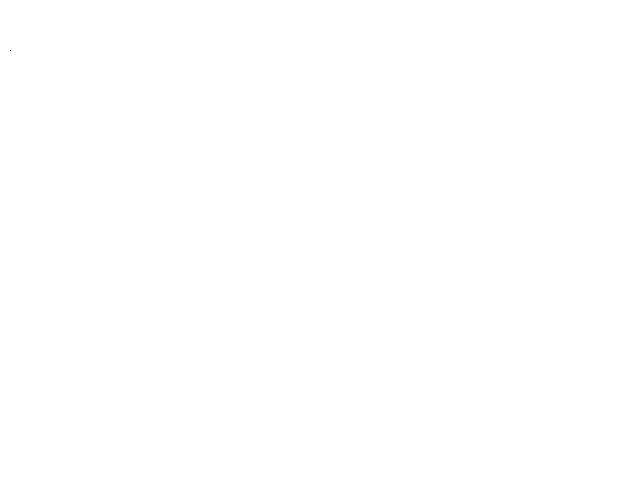
#> input picture piscine_python/essaie.png, 640 x 480 px
$ jupyter execute '05_Manipulation_image_01_Création d'"'"'images.ipynb'
#> lines starting #> are read from the running program, lines starting #| are printed output that depends on the picture; after the words box and inside, x2 and y2 are one past the last pixel; in counts of white or black regions, pixels touching at a corner belong together
[cell 1]
# exercice 1

from PIL import Image

im = Image.open("essaie.png")
#> im is the input picture: PIL image 640x480 RGB; values 0 (black) and 128 (white), 100% white; black in thin lines or dots, all inside (x1, y1, x2, y2) = (10, 50, 11, 51)

im.putpixel((10,50),(0,0,0))

im.show()
im.save("essaie.png","PNG")

[cell 2]
# exercice 2


from PIL import Image


im = Image.new("RGB",(800,600),"lightgrey")
#> im: PIL image 800x600 RGB; every value is 211
(l, h)= im.size
#> l = 800; h = 600
im.putpixel((200,100),(0,0,0))
#> im: PIL image 800x600 RGB; values 0 (black) and 211 (white), 100% white; black in thin lines or dots, all inside (x1, y1, x2, y2) = (200, 100, 201, 101)
im.putpixel((500,200),(0,0,0))
#> im: PIL image 800x600 RGB; values 0 (black) and 211 (white), 100% white; black in thin lines or dots, all inside (x1, y1, x2, y2) = (200, 100, 501, 201)
im.putpixel((600,500),(0,0,0))
#> im: PIL image 800x600 RGB; values 0 (black) and 211 (white), 100% white; black in thin lines or dots, all inside (x1, y1, x2, y2) = (200, 100, 601, 501)
im.putpixel((700,400),(0,0,0))
#> im: PIL image 800x600 RGB; values 0 (black) and 211 (white), 100% white; black in thin lines or dots, all inside (x1, y1, x2, y2) = (200, 100, 701, 501)
im.putpixel((500,100),(0,0,0))
for x in range(l):
    im.putpixel((x,250),(0,0,0))
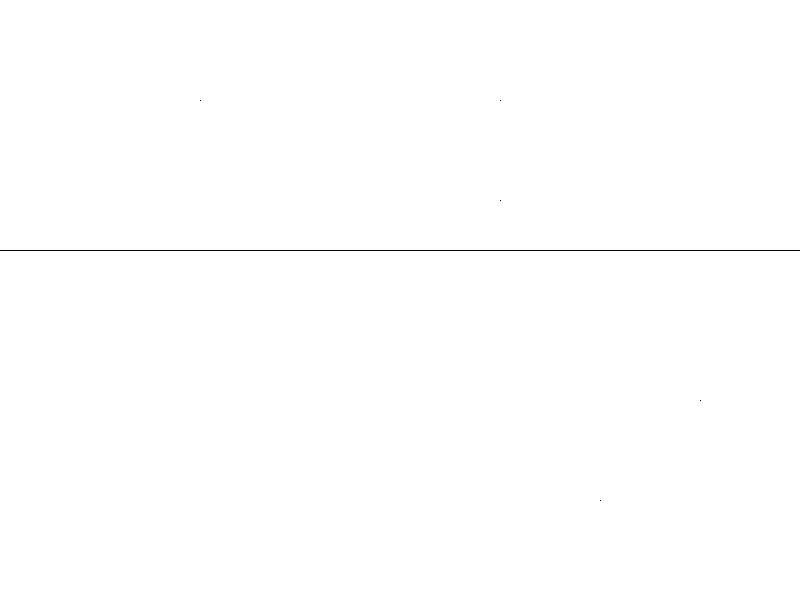
#> im: PIL image 800x600 RGB; values 0 (black) and 211 (white), 99.8% white; black in thin lines or dots, all inside (x1, y1, x2, y2) = (0, 100, 800, 501)
for y in range(h):
    im.putpixel((250,y),(0,0,0))
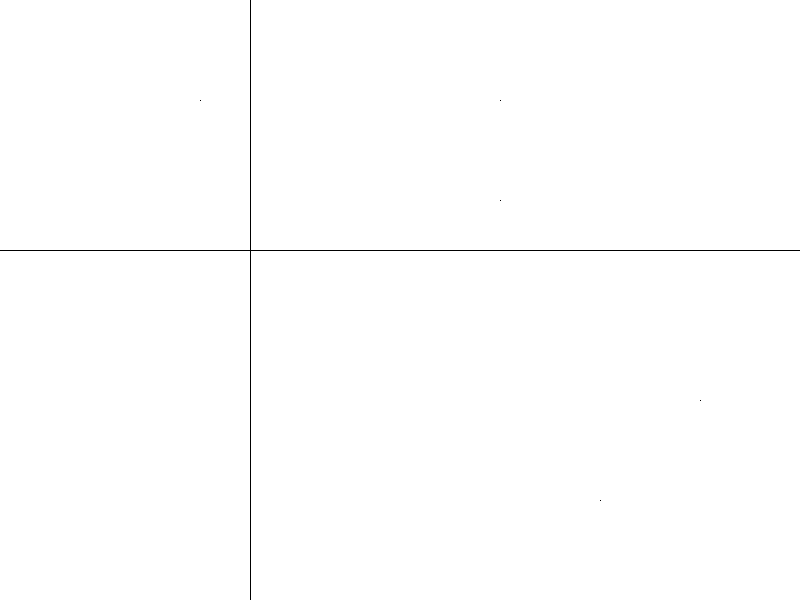
#> im: PIL image 800x600 RGB; values 0 (black) and 211 (white), 99.7% white; black in thin lines or dots
for y in range(0,h,60):
    for x in range(0,l):
        im.putpixel((x,y),(0,0,255))
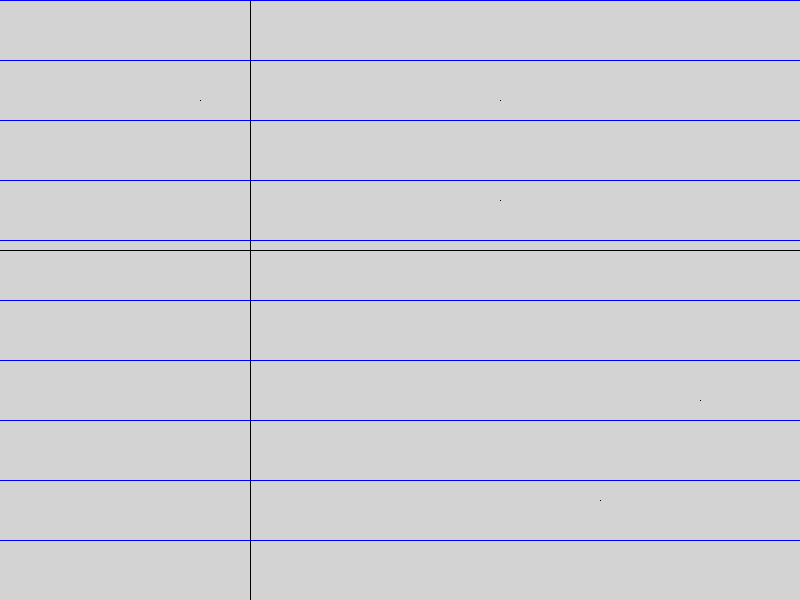
#> im: PIL image 800x600 RGB; mean R, G, B 206.9, 206.9, 211.1
for x in range(0,l,60):
    for y in range(0,h):
        im.putpixel((x,y),(0,255,0))
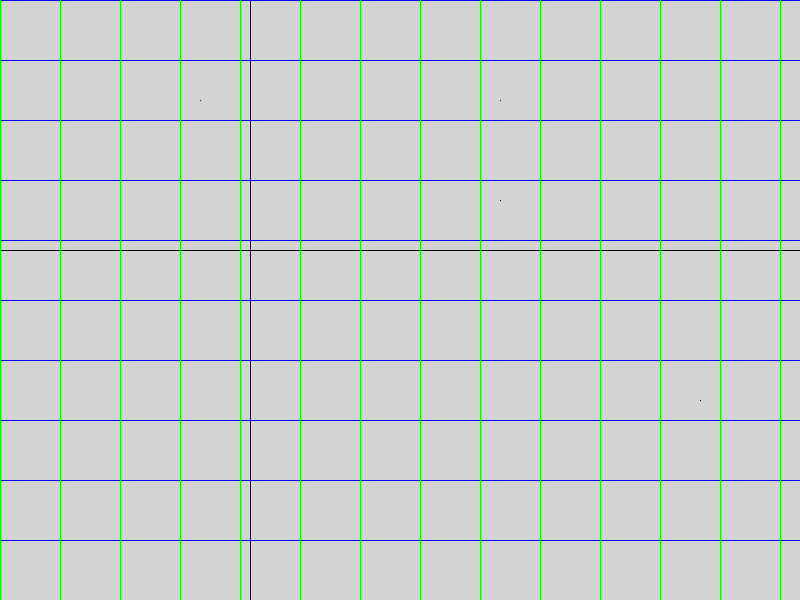
#> im: PIL image 800x600 RGB; mean R, G, B 203.2, 207.7, 207.4
for y in range(100,300):
    for x in range(500,700):
        im.putpixel((x,y),(255,255,0))
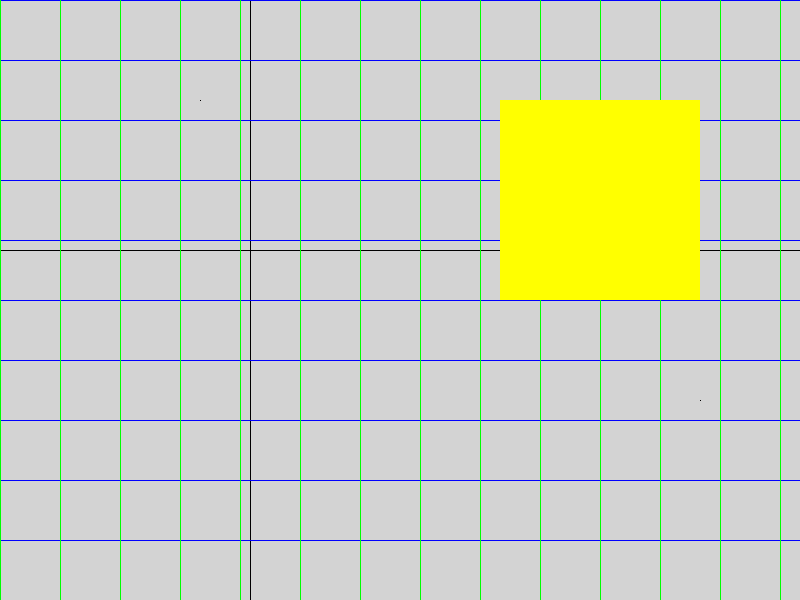
#> im: PIL image 800x600 RGB; mean R, G, B 207.5, 211.7, 190.1
for x in range(0,30):
     for y in range(0,30):
        for i in range(30):
            for j in range(30):
                im.putpixel((x+i,y+j),(255,0,255))


im.show()

[cell 3]
from PIL import Image, ImageDraw

# Dimensions de l'image
largeur_image = 800
hauteur_image = 600

# Couleurs
couleur_fond = (169, 169, 169)  # Gris
couleur_carre = (138, 43, 226)  # Violet

# Taille et espacement des carrés
taille_carre = 30
espacement_carre = 30

# Création de l'image avec fond gris
image = Image.new("RGB", (largeur_image, hauteur_image), couleur_fond)
#> image: PIL image 800x600 RGB; every value is 169

# Obtenir le contexte de dessin
dessin = ImageDraw.Draw(image)

# Dessiner les carrés violets
for x in range(0, largeur_image, taille_carre + espacement_carre):
    for y in range(0, hauteur_image, taille_carre + espacement_carre):
        dessin.rectangle(
            [x, y, x + taille_carre, y + taille_carre],
            fill=couleur_carre,
            outline=None  # Si vous voulez un contour, vous pouvez spécifier une couleur ici
        )

# Enregistrement de l'image
image.save("image_resultat.png")
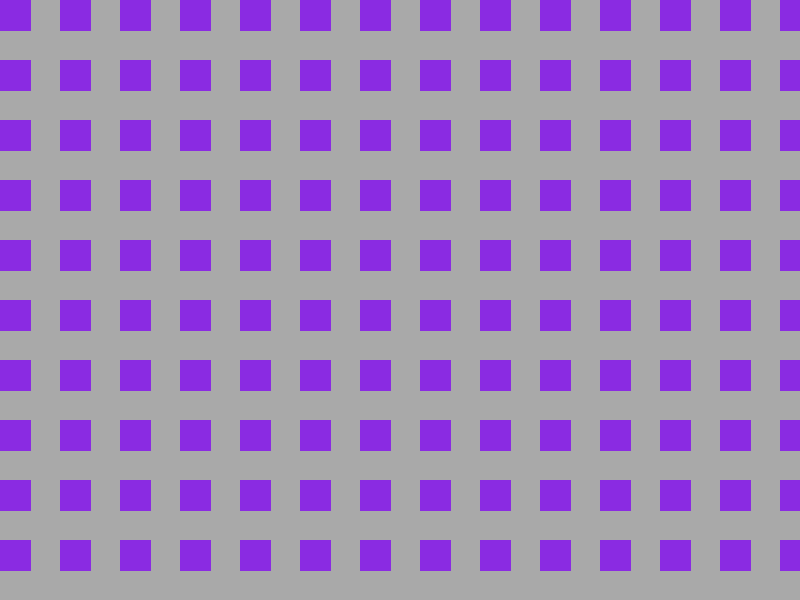
#> saved as image_resultat.png: PIL image 800x600 RGB; mean R, G, B 160.5, 134.6, 184.6

# Affichage de l'image
image.show()
